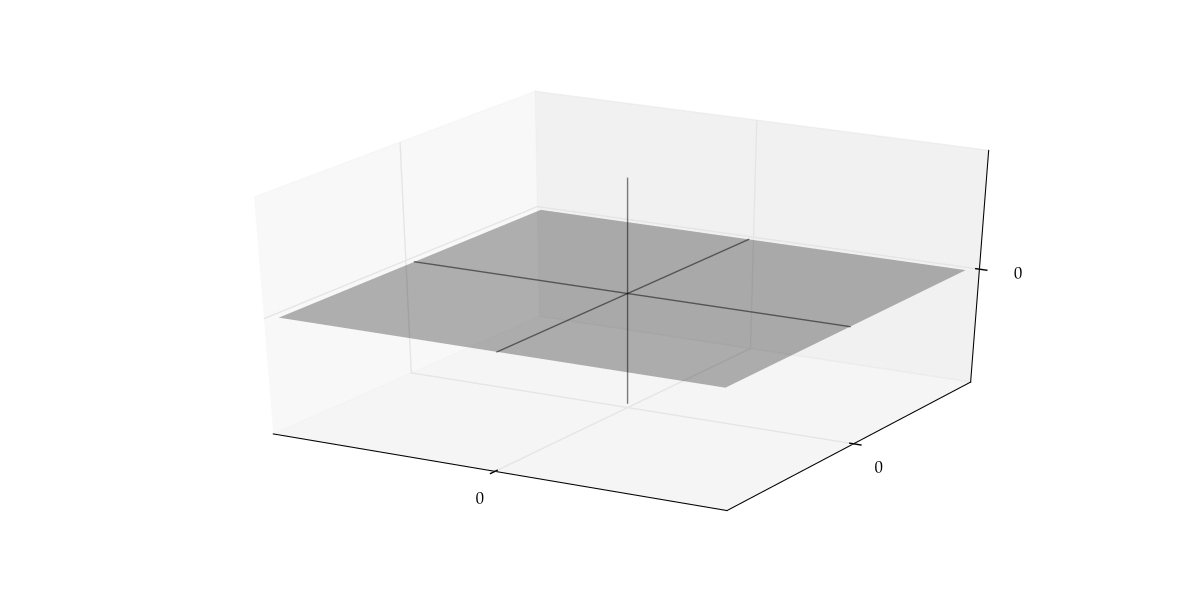

Write the Python code that produced this figure.
import numpy as np
import matplotlib.pyplot as plt
from matplotlib import cm
from mpl_toolkits.mplot3d import Axes3D
from scipy.interpolate import interp2d

from matplotlib import rc
rc('font',**{'family':'serif','serif':['Palatino']})
rc('text', usetex=True)


# Fixed linear function, to generate a plane

def f(x, y):
    return 0

x_min, x_max = -10, 10
y_min, y_max = -10, 10

gs = 3
z = np.linspace(x_min, x_max, gs)
x = np.zeros(gs)
y = np.zeros(gs)

fig = plt.figure(figsize=plt.figaspect(0.5))

def setup(ax):
    ax.set_xlim((x_min, x_max))
    ax.set_ylim((x_min, x_max))
    ax.set_zlim((x_min, x_max))

    # Add axes
    ax.set_xticks((0,))
    ax.set_yticks((0,))
    ax.set_zticks((0,))
    ax.plot(x, y, z, 'k-', lw=1, alpha=0.5)
    ax.plot(z, x, y, 'k-', lw=1, alpha=0.5)
    ax.plot(y, z, x, 'k-', lw=1, alpha=0.5)

# Second plot
ax = fig.add_subplot(1, 1, 1, projection='3d')
setup(ax)

# Draw the plane
grid_size = 2
xr2 = np.linspace(x_min, x_max, grid_size)
yr2 = np.linspace(y_min, y_max, grid_size)
x2, y2 = np.meshgrid(xr2, yr2)
z2 = f(x2, y2)
ax.plot_surface(x2, y2, z2, rstride=1, cstride=1, cmap=cm.gray,
        linewidth=0, antialiased=True, alpha=0.3)

plt.show()
